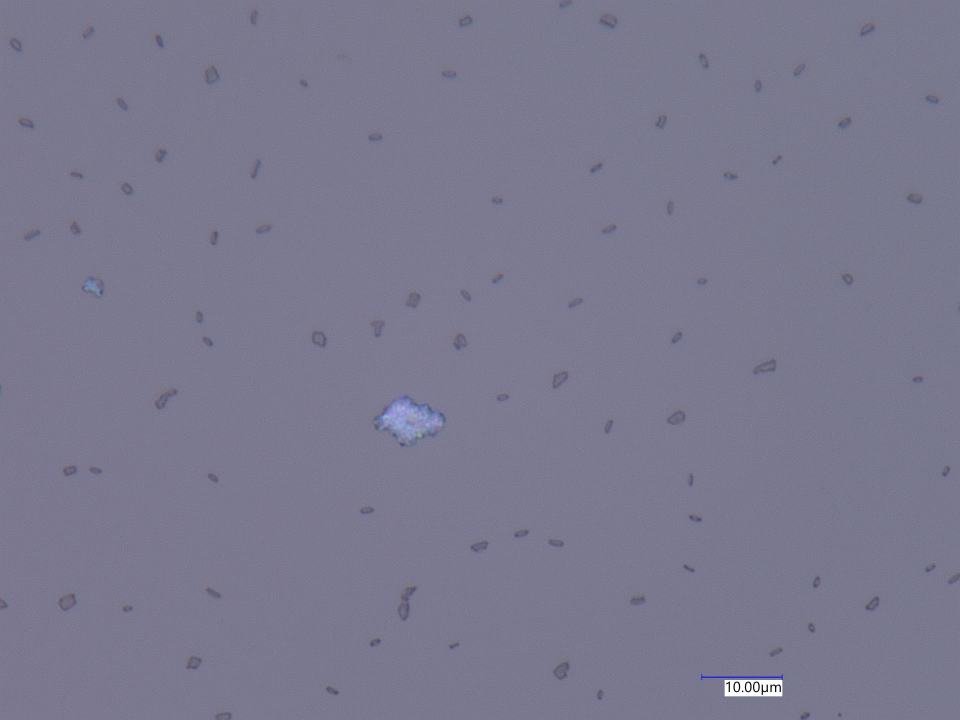
#> input picture learning/D16a1 cover slip 2500x Full coaxial.jpg, 2880 x 2160 px, found by its file name (shown at 1/3 size)
$ python 'VERSION 5.py'
#> lines starting #> are read from the running program, lines starting #| are printed output that depends on the picture
import pytesseract
import cv2 as cv
import os
import matplotlib.pyplot as plt
import csv
import numpy as np
from skimage.filters.rank import entropy
from skimage.morphology import disk
from skimage.util import img_as_ubyte
from skimage.restoration import denoise_nl_means
from skimage.filters import threshold_minimum, threshold_yen
from scipy.ndimage import binary_fill_holes
pytesseract.pytesseract.tesseract_cmd = r"C:\Program Files\Tesseract-OCR\tesseract.exe"
magnification = 100

scale_data = {
    100: {"scale_length_um": 1000, "ratio_um_per_pixel": 1000/968},   # avg from 968, 969 px
    500: {"scale_length_um": 500,  "ratio_um_per_pixel": 500/244},
    700: {"scale_length_um": 50,   "ratio_um_per_pixel": 50/341},     # avg from 341, 342 px
    1000: {"scale_length_um": 10,  "ratio_um_per_pixel": 10/98},      # ignoring that 96 px outlier
    2500: {"scale_length_um": 10,  "ratio_um_per_pixel": 10/242}
}
micron_per_pixel = scale_data[magnification]['ratio_um_per_pixel']
print(micron_per_pixel)

# Load and preprocess image for OCR
img_path = os.path.join("learning", "D16a1 cover slip 2500x Full coaxial.jpg")
img = cv.imread(img_path)
#> img is the input picture: shape (2160, 2880, 3); mean B, G, R 142.8, 120.8, 122.6
if img is None:
    raise FileNotFoundError(f"Image not found: {img_path}")
plt.imshow(img)
plt.show()

gray = cv.cvtColor(img, cv.COLOR_BGR2GRAY)
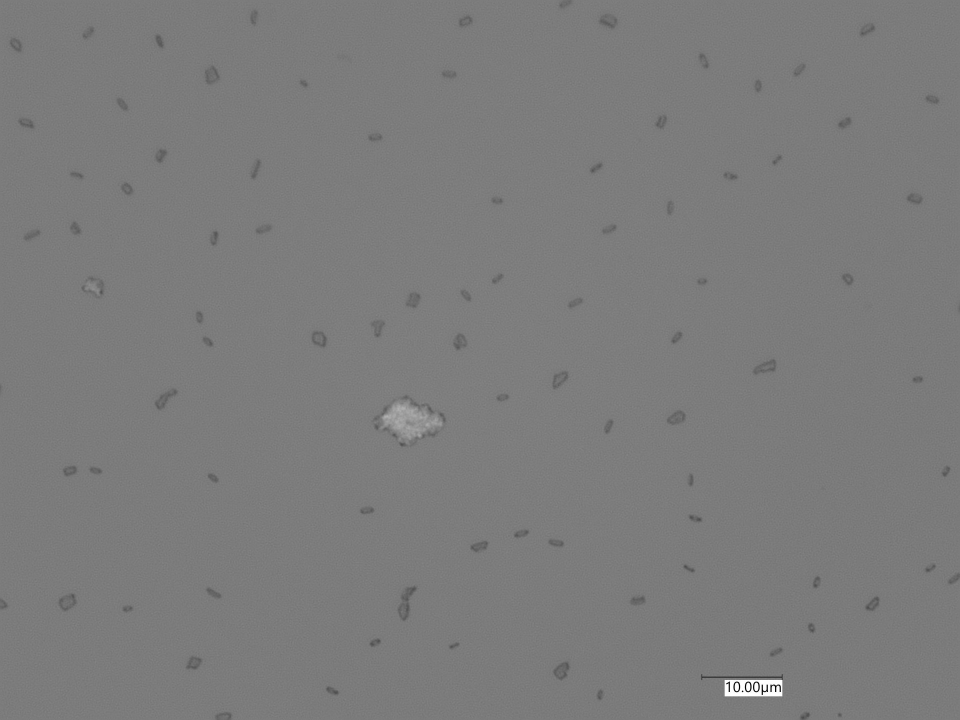
#> gray: shape (2160, 2880) (shown at 1/3 size); min 0, max 255, mean 123.8

# Focus on the bottom half of the image
img_height, img_width = gray.shape[:2]
#> img_height = 2160; img_width = 2880
bottom_half = gray[img_height // 2:, :]
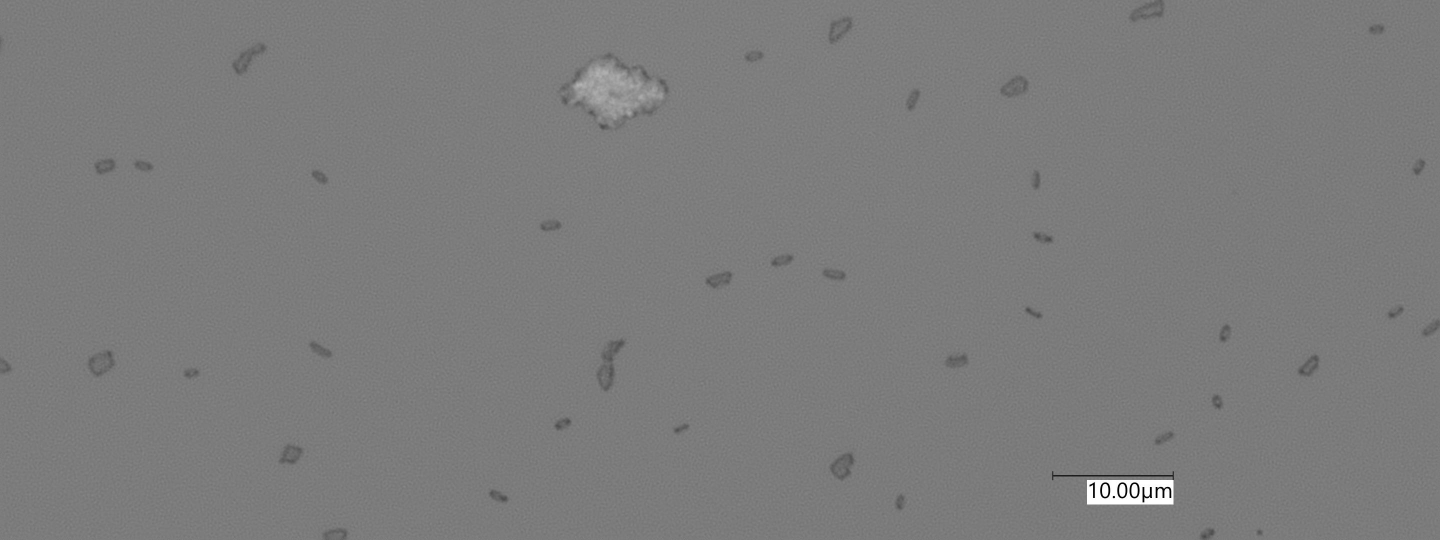
#> bottom_half: shape (1080, 2880) (shown at 1/2 size); min 0, max 255, mean 123.8

# Run OCR and store text regions (scale bar areas)
#> (the run stopped early here; a loop or call above may not have finished)
